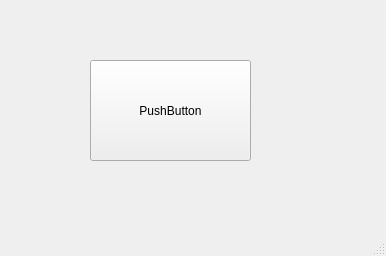
<?xml version="1.0" encoding="UTF-8"?>
<ui version="4.0">
 <class>MainWindow</class>
 <widget class="QMainWindow" name="MainWindow">
  <property name="geometry">
   <rect>
    <x>0</x>
    <y>0</y>
    <width>386</width>
    <height>256</height>
   </rect>
  </property>
  <property name="windowTitle">
   <string>MainWindow</string>
  </property>
  <widget class="QWidget" name="centralwidget">
   <widget class="QPushButton" name="pushButton">
    <property name="geometry">
     <rect>
      <x>90</x>
      <y>60</y>
      <width>161</width>
      <height>101</height>
     </rect>
    </property>
    <property name="text">
     <string>PushButton</string>
    </property>
   </widget>
  </widget>
  <widget class="QMenuBar" name="menubar">
   <property name="geometry">
    <rect>
     <x>0</x>
     <y>0</y>
     <width>386</width>
     <height>21</height>
    </rect>
   </property>
  </widget>
  <widget class="QStatusBar" name="statusbar"/>
 </widget>
 <resources/>
 <connections>
  <connection>
   <sender>pushButton</sender>
   <signal>clicked()</signal>
   <receiver>MainWindow</receiver>
   <slot>quit()</slot>
   <hints>
    <hint type="sourcelabel">
     <x>184</x>
     <y>116</y>
    </hint>
    <hint type="destinationlabel">
     <x>258</x>
     <y>59</y>
    </hint>
   </hints>
  </connection>
 </connections>
 <slots>
  <slot>quit()</slot>
 </slots>
</ui>
